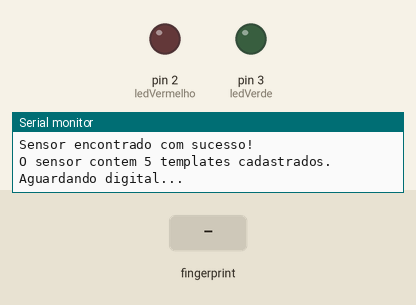
This sketch was run on a simulated Arduino Mega 2560, built with avr-gcc and run on an emulated ATmega2560. On the bench: output pins drawn as LEDs (lit = HIGH), the last lines printed to the serial monitor. The inputs (shaded band) are chosen by the test bench.

Above: at 2.3 s.
2.4 s: finger stored as number 1 placed on the sensor
At 4.1 s:
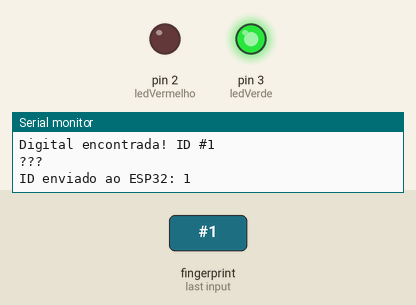
Timing chart, 0 to 9.2 s (numbered marks = the images above; inputs shaded):
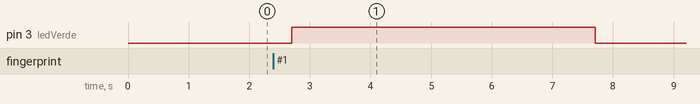

Measured:
- after the input at 2.4 s, pin 3 (ledVerde): LOW → HIGH after 0.31 s, → LOW 5.0 s later

The sketch:

Reconhecimento4_funcionaComEsp32.ino
```cpp
#include <Adafruit_Fingerprint.h>

// =====================================================
// CONFIGURAÇÃO DAS PESSOAS
// =====================================================

const int idSophia = 28;
const String nameSophia = "Sophia Silva Faria";

const int idLuis = 27;
const String nameLuis = "Luis Antonio Barbosa Pereira";

// =====================================================
// CONFIGURAÇÃO DOS LEDs
// =====================================================

const int ledVerde = 3;
const int ledVermelho = 2;

// =====================================================
// SENSOR BIOMÉTRICO
// =====================================================

// Serial3 do Mega:
// RX3 = pino 15
// TX3 = pino 14

Adafruit_Fingerprint finger = Adafruit_Fingerprint(&Serial3);

// =====================================================
// CONFIGURAÇÃO
// =====================================================

void setup() {

  // ---------------------------------------------------
  // MONITOR SERIAL DO COMPUTADOR
  // ---------------------------------------------------

  Serial.begin(9600);

  while (!Serial);

  delay(100);

  // ---------------------------------------------------
  // SERIAL ENTRE MEGA E ESP32
  // ---------------------------------------------------
  //
  // Serial2:
  // RX2 = pino 17
  // TX2 = pino 16
  //
  // TX2 do Mega -> RX2 do ESP32
  // RX2 do Mega <- TX2 do ESP32
  //
  // ---------------------------------------------------

  Serial2.begin(9600);

  // ---------------------------------------------------
  // LEDs
  // ---------------------------------------------------

  pinMode(ledVerde, OUTPUT);
  pinMode(ledVermelho, OUTPUT);

  digitalWrite(ledVerde, LOW);
  digitalWrite(ledVermelho, LOW);

  // ---------------------------------------------------
  // SENSOR
  // ---------------------------------------------------

  Serial.println("\n\nTeste de Leitor Biometrico (AS608)");

  finger.begin(57600);

  if (finger.verifyPassword()) {

    Serial.println("Sensor encontrado com sucesso!");

  } else {

    Serial.println("Sensor nao encontrado :(");

    while (1) {
      delay(1);
    }
  }

  finger.getTemplateCount();

  Serial.print("O sensor contem ");
  Serial.print(finger.templateCount);
  Serial.println(" templates cadastrados.");

  Serial.println("Aguardando digital...");
}

// =====================================================
// LOOP
// =====================================================

void loop() {

  int resultado = getFingerprintIDez();

  // ===================================================
  // DIGITAL RECONHECIDA
  // ===================================================

  if (resultado >= 0) {

    Serial.print("Digital encontrada! ID #");
    Serial.println(resultado);

    switch (resultado) {

      case 28:
        Serial.println(nameSophia);
        break;

      case 27:
        Serial.println(nameLuis);
        break;

      default:
        Serial.println("???");
        break;
    }

    // -------------------------------------------------
    // ENVIA O ID PARA O ESP32
    // -------------------------------------------------

    Serial2.println(resultado);

    Serial.print("ID enviado ao ESP32: ");
    Serial.println(resultado);

    // -------------------------------------------------
    // LED VERDE
    // -------------------------------------------------

    digitalWrite(ledVerde, HIGH);
    digitalWrite(ledVermelho, LOW);

    delay(5000);

    digitalWrite(ledVerde, LOW);
  }

  // ===================================================
  // DIGITAL NÃO CADASTRADA
  // ===================================================

  else if (resultado == -2) {

    Serial.println("Digital nao reconhecida!");

    // -------------------------------------------------
    // LED VERMELHO
    // -------------------------------------------------

    digitalWrite(ledVermelho, HIGH);
    digitalWrite(ledVerde, LOW);

    delay(5000);

    digitalWrite(ledVermelho, LOW);
  }

  delay(50);
}

// =====================================================
// LEITURA DA DIGITAL
// =====================================================

int getFingerprintIDez() {

  uint8_t p = finger.getImage();

  if (p != FINGERPRINT_OK) {

    // Não há dedo no sensor
    return -1;
  }

  p = finger.image2Tz();

  if (p != FINGERPRINT_OK) {

    // Erro ao converter a imagem
    return -1;
  }

  p = finger.fingerSearch();

  if (p == FINGERPRINT_NOTFOUND) {

    // Digital lida, mas não cadastrada
    return -2;

  } else if (p != FINGERPRINT_OK) {

    // Outro erro
    return -1;
  }

  // Digital encontrada
  return finger.fingerID;
}
```
